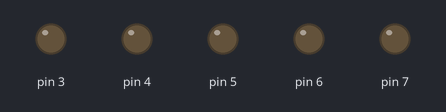
Recording of a sketch running on a simulated Arduino Uno, built with avr-gcc and run on an emulated ATmega328P. On the bench: output pins drawn as LEDs (lit = HIGH).

Above: at 0.02 s.
At 0.32 s:
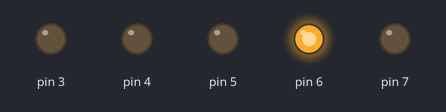
At 0.87 s:
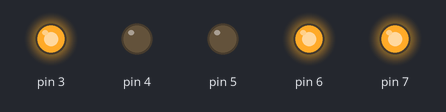
At 1.73 s:
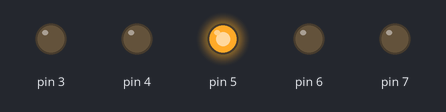
At 2.43 s:
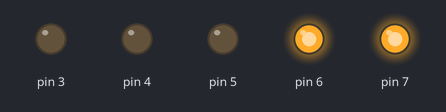
At 3.33 s:
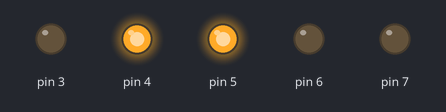
Timing chart, 0 to 3.6 s (numbered marks = the images above):
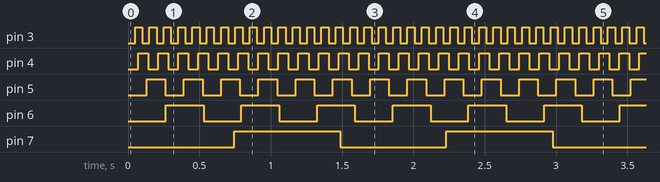

Measured:
- by itself, pin 3: alternates HIGH for 0.05 s and LOW for 0.05 s
- by itself, pin 4: alternates HIGH for 0.07 s and LOW for 0.07 s
- by itself, pin 5: alternates HIGH for 0.13 s and LOW for 0.13 s
- by itself, pin 6: alternates HIGH for 0.27 s and LOW for 0.27 s
- by itself, pin 7: alternates HIGH for 0.74 s and LOW for 0.74 s

The sketch:

Linguagem_c_threads.ino
```cpp
// --- Interrupção ---
ISR(TIMER0_OVF_vect)
{ //50ms, 70ms, 130ms, 264ms, 741ms
  static int thr1 = 0,           //variável local estática para base de tempo 1
             thr2 = 0,           //variável local estática para base de tempo 2
             thr3 = 0,
             thr4 = 0,
             thr5 = 0;
  //base de tempo de 1ms
  thr1++;
  thr2++;
  thr3++;
  thr4++;
  thr5++;

  TCNT0 = 0x06;                    //reinicializa Timer0

  if (thr1 == 50)
  {
    //TEMPO de 50ms
    thr1 = 0;                    //reinicia baset1
    PORTD ^= (1 << PORTD3);        //inverte o estado de digital 13 (PB5)
  } //end if

  if (thr2 == 70)
  {
    //TEMPO de 50ms
    thr2 = 0;                    //reinicia baset1
    PORTD ^= (1 << PORTD4);        //inverte o estado de digital 13 (PB5)
  } //end if

  if (thr3 == 130)
  {
    //TEMPO de 50ms
    thr3 = 0;                    //reinicia baset1
    PORTD ^= (1 << PORTD5);        //inverte o estado de digital 13 (PB5)
  } //end if

  if (thr4 == 264)
  {
    //TEMPO de 50ms
    thr4 = 0;                    //reinicia baset1
    PORTD ^= (1 << PORTD6);        //inverte o estado de digital 13 (PB5)
  } //end if

  if (thr5 == 741)
  {
    //TEMPO de 50ms
    thr5 = 0;                    //reinicia baset1
    PORTD ^= (1 << PORTD7);        //inverte o estado de digital 13 (PB5)
  } //end if


} //end ISR


// =========================================================
// --- Função Principal ---
int main()
{

  DDRD  |=  (1 << PORTD7) | //configura digital 7 (PD7) como saída
            (1 << PORTD6) | //configura digital 6 (PD6) como saída
            (1 << PORTD5) | //configura digital 5 (PD5) como saída
            (1 << PORTD4) | //configura digital 4 (PD4) como saída
            (1 << PORTD3);  //configura digital 3 (PD3) como saída


  PORTD &= ~(1 << PORTD7) | //inicializa digital 7 (PD7) em LOW//HIGH
           ~(1 << PORTD6) | //inicializa digital 6 (PD6) em LOW//HIGH
           ~(1 << PORTD5) | //inicializa digital 5 (PD5) em LOW//HIGH
           ~(1 << PORTD4) | //inicializa digital 4 (PD4) em LOW//HIGH
           ~(1 << PORTD3);  //inicializa digital 3 (PD3) em LOW//HIGH

  cli();                           //desliga interrupções
  TCNT0  = 0x06;                   //inicia Timer0 para contar até 250
  TCCR0B = 0x03;                   //prescaler 1:64
  TIMSK0 = 0x01;                   //habilita interrupção do Timer0
  sei();                           //liga interrupções

  //BASE DE TEMPO PRINCIPAL = 62.5E-9 x 64 x 250 = 1ms

  while (1);                       //apenas aguarda interrupções

  return 0;                        //retorna 0 (precisa retornar algo, pois a função main é do tipo int)

} //end main


/* ============================================================================

                                       _
                                      / \
                                     |oo >
                                     _\=/_
                    ___         #   /  _  \   #
                   /<> \         \\//|/.\|\\//
                 _|_____|_        \/  \_/  \/
                | | === | |          |\ /|
                |_|  0  |_|          \_ _/
                 ||  0  ||           | | |
                 ||__*__||           | | |
                |* \___/ *|          []|[]
                /=\ /=\ /=\          | | |
  ________________[_]_[_]_[_]_________/_]_[_\_______________________________


  ============================================================================ */
/* --- Final do Programa --- */
```
